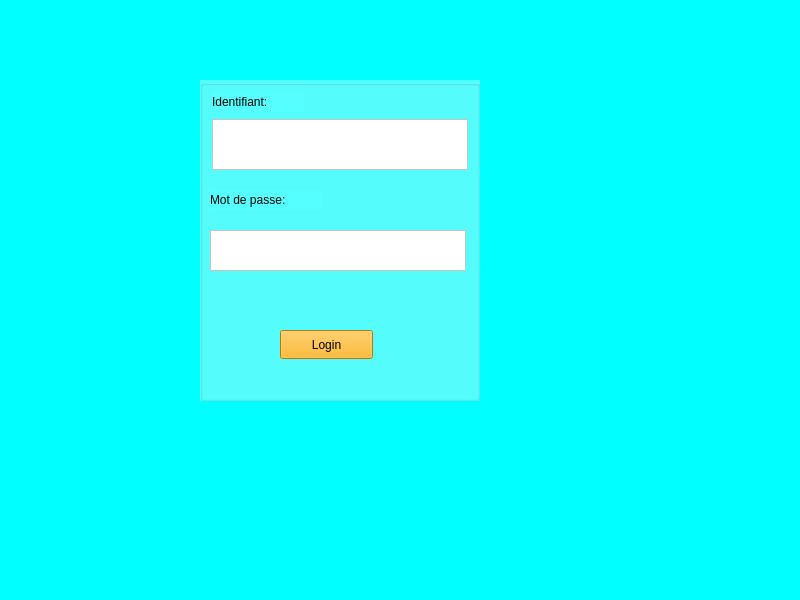
<?xml version="1.0" encoding="UTF-8"?>
<ui version="4.0">
 <class>MainWindow</class>
 <widget class="QMainWindow" name="MainWindow">
  <property name="geometry">
   <rect>
    <x>0</x>
    <y>0</y>
    <width>800</width>
    <height>600</height>
   </rect>
  </property>
  <property name="windowTitle">
   <string>MainWindow</string>
  </property>
  <property name="styleSheet">
   <string notr="true">background-color: rgb(0, 255, 255);</string>
  </property>
  <widget class="QWidget" name="centralwidget">
   <widget class="QGroupBox" name="groupBox">
    <property name="geometry">
     <rect>
      <x>200</x>
      <y>80</y>
      <width>280</width>
      <height>321</height>
     </rect>
    </property>
    <property name="styleSheet">
     <string notr="true">background-color: rgb(85, 255, 255);</string>
    </property>
    <property name="title">
     <string/>
    </property>
    <widget class="QTextEdit" name="LoginMDPText">
     <property name="geometry">
      <rect>
       <x>10</x>
       <y>150</y>
       <width>256</width>
       <height>41</height>
      </rect>
     </property>
     <property name="styleSheet">
      <string notr="true">background-color: rgb(255, 255, 255);</string>
     </property>
    </widget>
    <widget class="QPushButton" name="LoginButton">
     <property name="geometry">
      <rect>
       <x>80</x>
       <y>250</y>
       <width>93</width>
       <height>29</height>
      </rect>
     </property>
     <property name="styleSheet">
      <string notr="true">background-color: rgb(255, 170, 0);</string>
     </property>
     <property name="text">
      <string>Login</string>
     </property>
    </widget>
    <widget class="QTextEdit" name="LoginIdentifText">
     <property name="geometry">
      <rect>
       <x>12</x>
       <y>39</y>
       <width>256</width>
       <height>51</height>
      </rect>
     </property>
     <property name="styleSheet">
      <string notr="true">background-color: rgb(255, 255, 255);</string>
     </property>
    </widget>
    <widget class="QLabel" name="label">
     <property name="geometry">
      <rect>
       <x>10</x>
       <y>110</y>
       <width>111</width>
       <height>20</height>
      </rect>
     </property>
     <property name="styleSheet">
      <string notr="true">font: 11pt &quot;Segoe UI&quot;;</string>
     </property>
     <property name="text">
      <string>Mot de passe:</string>
     </property>
    </widget>
    <widget class="QLabel" name="label_2">
     <property name="geometry">
      <rect>
       <x>12</x>
       <y>12</y>
       <width>91</width>
       <height>20</height>
      </rect>
     </property>
     <property name="styleSheet">
      <string notr="true">font: 700 12pt &quot;Segoe UI&quot;;
font: 11pt &quot;Segoe UI&quot;;</string>
     </property>
     <property name="text">
      <string>Identifiant:</string>
     </property>
    </widget>
   </widget>
  </widget>
  <widget class="QMenuBar" name="menubar">
   <property name="geometry">
    <rect>
     <x>0</x>
     <y>0</y>
     <width>800</width>
     <height>26</height>
    </rect>
   </property>
  </widget>
  <widget class="QStatusBar" name="statusbar"/>
 </widget>
 <resources/>
 <connections/>
</ui>
